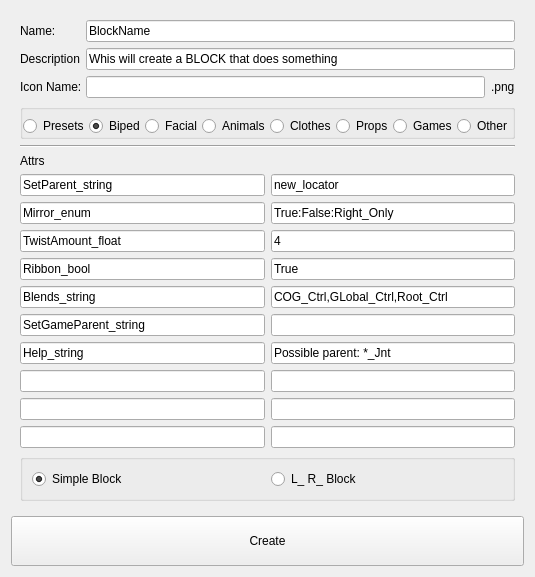
<?xml version="1.0" encoding="UTF-8"?>
<ui version="4.0">
 <class>Form</class>
 <widget class="QWidget" name="Form">
  <property name="geometry">
   <rect>
    <x>0</x>
    <y>0</y>
    <width>470</width>
    <height>576</height>
   </rect>
  </property>
  <property name="windowTitle">
   <string>Form</string>
  </property>
  <property name="styleSheet">
   <string notr="true">/*
 * TODO: Search buttons color (Replace, Replace and continue search)
 */

/*
 * Drop background color of most widgets
 */

QWidget, QStackedWidget,
QScrollArea, QAbstractScrollArea {
    background-color: transparent;
}

QApplication,
QMainWindow, QFrame, QDockWidget, QDialog, QFileDialog, QMessageBox,
QRadioButton,
QGroupBox::title, /* Need to set background becase must clear border behind label */
QMenuBar, QMenu, QMenu::item,
QComboBox QAbstractItemView,
QTreeView, QListWidget, QListView, QTableWidget, QTableView,
QTextEdit, QTextBrowser {
    background-color: #3c3f41; /*#004100;*/
    color: #bbbbbb;
}

/*
 * This is default values
 * Edit first if you want change appearance
 */

QLabel, QTabBar::tab, QMenuBar::item,
QGroupBox {
    background-color: transparent;
    color: #bbbbbb;
    selection-color: #bbbbbb;
}

/*
 * GroupBox and CheckBox
 *
 * TODO: ::indicator:indeterminate icons
 */

QGroupBox {
    border-top: 1px solid #2d2d2d;
    margin-top: 0.5em;
}
QGroupBox::title {
    subcontrol-origin: margin;
    subcontrol-position: top left;
    padding: 0 3px;
}
QGroupBox::indicator {
    width: 13px;
    height: 13px;
}
QGroupBox::indicator:unchecked {
    image: url(:/qmldesigner/images/checkbox_unchecked.png);
}
QGroupBox::indicator:unchecked:hover {
    image: url(:/qmldesigner/images/checkbox_unchecked_hover.png);
}
QGroupBox::indicator:unchecked:pressed {
    image: url(:/qmldesigner/images/checkbox_unchecked_pressed.png);
}
QGroupBox::indicator:checked {
    image: url(:/qmldesigner/images/checkbox_checked.png);
}
QGroupBox::indicator:checked:hover {
    image: url(:/qmldesigner/images/checkbox_checked_hover.png);
}
QGroupBox::indicator:checked:pressed {
    image: url(:/qmldesigner/images/checkbox_checked_pressed.png);
}
QGroupBox::indicator:indeterminate:hover {
    background-color: #2222bb;
    image: url(:/qmldesigner/images/checkbox_indeterminate_hover.png); /* TODO: There is no shuch image */
}
QGroupBox::indicator:indeterminate:pressed {
    background-color: #22bb22;
    image: url(:/qmldesigner/images/checkbox_indeterminate_pressed.png); /* TODO: There is no shuch image */
}


QLineEdit, QAbstractSpinBox, QComboBox, QPushButton {
    background-color: #45494a;
    /*background-color: rgba(255, 255, 255, 0.05);*/

    background-origin: border;
    border: 1px solid #646464;
    color: #bbbbbb;
    padding: 0px 1px 2px 3px;
    selection-background-color: #4b6eaf;
}/*:focus
{
    outline: 3px ridge #4e78a2;
    border-radius: 2px;
}
:edit-focus
{
    border: 1px solid red;
}*/
:read-only {
    background-color: transparent;
    border: 1px solid #535353;
    color: #999999;
}
:no-frame {
    border-width: 0;
}

/*
 * Any SpinBox (e.g. DoubleSpinbox)
 *
 * TODO: Icons not fit into the overall style
 */
QAbstractSpinBox::up-button {
    image: url(:/qmldesigner/images/spinup.png);
}
QAbstractSpinBox::up-button:hover {
    image: url(:/qmldesigner/images/spinup_hover.png);
}
QAbstractSpinBox::up-button:off {
    image: url(:/qmldesigner/images/spinup_off.png);
}
QAbstractSpinBox::up-button:pressed {
    image: url(:/qmldesigner/images/spinup_pressed.png);
}
QAbstractSpinBox::down-button {
    image: url(:/qmldesigner/images/spindown.png);
}
QAbstractSpinBox::down-button:hover {
    image: url(:/qmldesigner/images/spindown_hover.png);
}
QAbstractSpinBox::down-button:off {
    image: url(:/qmldesigner/images/spindown_off.png);
}
QAbstractSpinBox::down-button:pressed {
    image: url(:/qmldesigner/images/spindown_pressed.png);
}


/*
 * PushButton and Utils::QtColorButton
 *
 * TODO: Customize :pressed
 * FIXME: Outline is positioned around content, but should around padding
 */

QPushButton {

    outline: 0;
}
Utils--QtColorButton,
QPushButton {
    background-color: qlineargradient(x1: 0, y1: 0, x2: 0, y2: 1, stop: 0 #515658, stop: 1.0 #44494b);
    border: 1px solid #5f6161;
    border-radius: 2px;
}
Utils--QtColorButton:pressed,
QPushButton:pressed:hover {
    border-style: inset;
}
QPushButton:default {
    background-color: qlineargradient(x1: 0, y1: 0, x2: 0, y2: 1, stop: 0 #344a64, stop: 1.0 #263549);
}
Utils--QtColorButton:disabled,
QPushButton:disabled {
    background-color: transparent;
    color: #999999;
}
Utils--QtColorButton:open,
QPushButton:open {
    background-color: #4b6eaf;
}
QPushButton::menu-indicator  {
    subcontrol-origin: content;
    subcontrol-position: bottom right;
}

/*
 * ComboBox
 */
QComboBox {
    border-radius: 2px;
    min-width: 3em;
    padding: 0px 1px 2px 3px;
}
QComboBox:!editable {
    /*background-color: rgba(63, 113, 73, 0.2);*/
    /*background-color: #45494a;*/
    background-color: rgba(255, 255, 255, 0.05);
}
/*
QComboBox:!editable:on
QComboBox::drop-down:editable:on
QComboBox::drop-down:editable
*/
QComboBox:on {
    padding-top: 3px;
    padding-left: 4px;
}
QComboBox::down-arrow {
    image: url(:/qmldesigner/images/triangle_vert.png);
}
QComboBox::down-arrow:on {
    top: 1px;
    left: 1px;
}
QComboBox::drop-down {
    border-left: 1px solid #646464;
}
QComboBox QAbstractItemView {
    border: 1px solid red;/*black;*/
    /*selection-background-color: #d2d2d2;
    selection-color: #404040;
    show-decoration-selected: 1; /* make the selection span the entire width of the view */
}



/*
 * TabWidget and TabBar
 *
 * FIXME: Designer bottom tabbar problem
 * TODO: Customize QTabBar::tab:hover
 */
QTabWidget::tab-bar {
    /*position: relative;
    bottom: -1px;*/
}
QTabWidget::pane {
    background-color: transparent;
    border: 1px solid #323232;
}
QTabWidget::pane:top {
    top: -1px;
}
QTabWidget::pane:right {
    right: -1px;
}
QTabWidget::pane:bottom {
    bottom: -1px;
}
QTabWidget::pane:left {
    left: -1px;
}
QTabBar::tab {
    border: 1px solid #292b2d;
    min-width: 8ex;
    padding: 4px;
}
/*QTabBar::tab:hover {
    background-color: #4b6eaf;
}*/
QTabBar::tab:top {
    border-top-left-radius: 4px;
    border-top-right-radius: 4px;
}
QTabBar::tab:right {
    border-top-right-radius: 4px;
    border-bottom-right-radius: 4px;
}
QTabBar::tab:bottom {
    border-bottom-left-radius: 4px;
    border-bottom-right-radius: 4px;
}
QTabBar::tab:left {
    border-top-left-radius: 4px;
    border-bottom-left-radius: 4px;
}
QTabBar::tab:selected {
    background-color: #41516d;
}
QTabBar::tab:top:selected {
    border-bottom-color: #41516d;
}
QTabBar::tab:right:selected {
    border-left-color: #41516d;
}
QTabBar::tab:bottom:selected {
    border-top-color: #41516d;
}
QTabBar::tab:left:selected {
    border-right-color: #41516d;
}
QTabBar::tab:top:!selected {
    margin-top: 2px;
}
QTabBar::tab:right:!selected {
    margin-right: 2px;
}
QTabBar::tab:bottom:!selected {
    margin-bottom: 2px;
}
QTabBar::tab:left:!selected {
    margin-left: 2px;
}

/*
 * Table
 *
 * FIXME: Problem with arrows positioning workarounded in bad way
 * FIXME: Unknown problem Options &gt; FakeVim &gt; User Command Mapping
 * QT-BUG: Wrong behaviour property min-height of QHeaderView::section
 */

QTableWidget,
QTableView {
    /* This rule have more priority than previous?!
     * And overrides with empty if not declared! */
    /*background: red; /*transparent;*/
    /*color: #bbbbbb;*/

    border: 1px solid #323232;
    alternate-background-color: #414547; /* Dont work without setAlternatingRowColors(true) */
}
QTableView QTableCornerButton::section {
    background-color: green; /*FIXME*/
    border: 2px outset blue; /*FIXME*/
}
QHeaderView::section {
    background-color: qlineargradient(x1: 0, y1: 0, x2: 0, y2: 1, stop:0 #54585b, stop:1 #393c3e);
    color: #bbbbbb;
    padding: 1px 2px 1px 4px;

    border: 1px solid #323232;
    border-top-width: 0;
    border-left-color: #5e6163;
    border-right-color: #2a2c2d;

    /*min-height: 15px;*/
}
QHeaderView::section:hover {
    background-color: qlineargradient(x1: 0, y1: 0, x2: 0, y2: 1, stop:0 #64686b, stop:1 #494c4e);
    border-bottom-color: #424242;
}
QHeaderView::section:first {
    border-left-width: 0;
}
QHeaderView::section:last {
    border-right-width: 0;
}
QHeaderView::section:checked {
    background-color: red; /*FIXME*/
}
QHeaderView::down-arrow {
    image: url(:/qmldesigner/images/down_arrow.png);
    right: 7px;
}
QHeaderView::up-arrow {
    image: url(:/qmldesigner/images/up_arrow.png);
    /* image-position: right; Don't work */
    /*right: 7px; */
    height: 7px;
    width: 7px;
}

/*
 * Menu and MenuBar
 *
 * TODO: Customize toggleable items
 */
QMenuBar {
    /*background-color: #3c3f41; /* transparent don't work */
    border-bottom: 2px solid qlineargradient(x1: 0, y1: 0, x2: 0, y2: 1, stop:0 #282828, stop:1 #555555);
}
QMenuBar::item:pressed {
    background-color: #4b6eaf;
}
QMenuBar::item:selected:!pressed {
    background-color: #585b5d;
}
QMenu {
    border: 1px solid #2d2d2d;
}
/*QMenu::item {
    margin-left: 3px;
}*/
QMenu::item:disabled {
    color: #999999;
}
QMenu::item:selected {
    background-color: #4b6eaf;
}
QMenu::icon {
    border: 0px solid transparent;
    background-color: transparent;
}
QMenu::icon:checked {
    background-color: blue;
    border: 1px inset red;
    position: absolute;
    top: 1px;
    right: 1px;
    bottom: 1px;
    left: 1px;
}
QMenu::separator {
    height: 2px;
    background-color: qlineargradient(x1: 0, y1: 0, x2: 0, y2: 1, stop:0 #282a2b, stop:1 #45484b);
    margin: 0 1px;
}
/*QMenu::indicator {
    width: 13px;
    height: 13px;
    background-color: blue;
}*/


/*
 * Scroll bar modifications
 */
QScrollBar {
    background-color: transparent;
    margin: 0;
    height: 12px; /* for horizontal */
    width: 12px; /* for vertical */
}
QScrollBar::handle {
    border: 1px solid #555555;
    border-radius: 4px;
    margin: 1px;
}
QScrollBar::handle:vertical {
    background-color: qlineargradient(x1: 0, y1: 0, x2: 1, y2: 0, stop:0 #5c5c5c, stop:1 #515151);
    min-height: 20px;
    min-width: 8px;
}
QScrollBar::handle:vertical:hover {
    background-color: qlineargradient(x1: 0, y1: 0, x2: 1, y2: 0, stop:0 #666666, stop:1 #5b5b5b);
}
QScrollBar::handle:horizontal {
    background-color: qlineargradient(x1: 0, y1: 0, x2: 0, y2: 1, stop:0 #5c5c5c, stop:1 #515151);
    min-height: 8px;
    min-width: 20px;
}
QScrollBar::handle:horizontal:hover {
    background-color: qlineargradient(x1: 0, y1: 0, x2: 0, y2: 1, stop:0 #666666, stop:1 #5b5b5b);
}
QScrollBar::add-page:vertical, QScrollBar::sub-page:vertical,
QScrollBar::add-page:horizontal, QScrollBar::sub-page:horizontal {
    background-color: transparent;
}
/*QScrollBar::sub-page:vertical {
    max-height: 8px;
    margin-top: auto;
    margin-bottom: 0;
    background-color: purple;
    border-top-left-radius: 4px;
    border-top-right-radius: 4px;
}
QScrollBar::add-page:vertical {
    max-height: 8px;
    margin-top: 0;
    margin-bottom: auto;
    background-color: darkblue;
    border-bottom-left-radius: 4px;
    border-bottom-right-radius: 4px;
}*/
QScrollBar::add-line:vertical, QScrollBar::sub-line:vertical,
QScrollBar::add-line:horizontal, QScrollBar::sub-line:horizontal {
    height: 0;
    width: 0;
}

/*
 * Status bar
 */
/*
QStatusBar {
    background-color: brown;
    border: 1px solid brown;
}
QStatusBar::item {
    background-color: red;
    border: 1px solid red;
    border-radius: 3px;
}
QStatusBar QLabel {
    background-color: green;
    border: 3px solid green;
}
*/


/*
 * QAbstractItemView modifications
 *
 * TODO: ::indicator
 * TODO: Disable item icon selection mask
 * FIXME: Transparent selection background on some elements Options &gt; BlackBerry &gt; API Levels and Runtimes
 * QT-BUG: Strange behaviour of selection-* properties (always :!focus)
 */
QAbstractItemView {
    border: 1px solid #323232;
    selection-color: #bbbbbb;
    selection-background-color: #4b6eaf;
    alternate-background-color: #414547; /* Works only if setAlternatingRowColors(true) */
    show-decoration-selected: 1;
    outline: 0;
}
/*
QAbstractItemView:!focus {
    selection-background-color: #0d293e;
}
QTreeView::branch,
QAbstractItemView::item {
    border-width: 0;
}
*/
QAbstractItemView::item:alternate {
    background-color: #414547;
}
QListWidgetItem,
QTreeWidgetItem  {
    background-color: red;
    color: yellow;
    border: 1px solid purple;
}
QAbstractItemView::text {
    color: #bbbbbb;
}
QTreeView::branch:hover,
QAbstractItemView::item:hover {
    background-color: rgba(255, 255, 255, 0.05);
}
QTreeView::branch:selected:active,
QAbstractItemView::item:selected {
    background-color: #4b6eaf;
}
/* No way due to another bug :(
QTreeView::branch:selected:active,
QAbstractItemView::item:selected:active {
    background-color: #4b6eaf;
}
QTreeView::branch:selected:!active,
QAbstractItemView::item:selected:!active {
    background-color: #0d293e;
}
*/
QTreeView::branch:has-siblings:adjoins-item,
QTreeView::branch:has-siblings:!adjoins-item,
QTreeView::branch:!has-children:!has-siblings:adjoins-item {
    border-image: none;
    image: none;
}
QTreeView::branch:has-children:!has-siblings:closed,
QTreeView::branch:closed:has-children:has-siblings {
    border-image: none;
    image: url(:/qmldesigner/images/triangle_horz.png);
}
QTreeView::branch:open:has-children:!has-siblings,
QTreeView::branch:open:has-children:has-siblings {
    border-image: none;
    image: url(:/qmldesigner/images/triangle_vert.png);
}

/*
 * Tool bar
 */

QToolBar {
    border-width: 0; /* Cancels gradiend */
}


/*
 * ToolTip
 */

QToolTip, QTipLabel {
    border: 1px solid #9a9a66;
    border-radius: 3px;
    background: #5c5c42;
    color: #bbbbbb;
    margin: 0;
    padding: 0;
}

/*
 * Wizard dialog
 *
 * TODO: Buttons bar background
 */

QWizard &gt; QWidget {
    background-color: #3c3f41;
}

/* QT-BUG: Because QFrame { border-color: #323232; } has no effect */
Core--Internal--NewDialog &gt; QFrame#frame {
    border: 1px solid #323232;
}

/* vvvvvvvvvvvvvvvvvvvvvvvvvv WORKAROUND vvvvvvvvvvvvvvvvvvvvvvvvvv */
/* Related to:
 *   1) https://bugreports.qt-project.org/browse/QTCREATORBUG-12078
 *   2) https://codereview.qt-project.org/#/c/74538/
 * Because of bugs in QtGui, apllying stylesheet to QPlainTextEdit causes it
 * to lose font settings and palette on setParent event. So switching between
 * modes (Editor and Debug) or split Editor resets font and color of edit
 * and extra edit areas
 * To workaround this problems set you own peferred colors and font below
 */
QPlainTextEdit {
    background-color: #2b2b2b;
    selection-background-color: #214283;
    color: #bbbbbb;
    selection-color: #bbbbbb; /* No better workaround for this */
    font: 10pt Courier, Inconsolata, Monospace;
}
/*TextEditor--Internal--TextEditExtraArea*/
TextEditor--TextEditorWidget &gt; QWidget {
    background-color: #313335;
    selection-background-color: #4b6eaf;
    color: #bbbbbb; /* QT-BUG: Sadly this has no effect */
}
/* ^^^^^^^^^^^^^^^^^^^^^^^^^^ WORKAROUND ^^^^^^^^^^^^^^^^^^^^^^^^^^ */
</string>
  </property>
  <layout class="QGridLayout" name="gridLayout">
   <item row="0" column="0">
    <widget class="QFrame" name="frame">
     <layout class="QVBoxLayout" name="verticalLayout">
      <item>
       <layout class="QHBoxLayout" name="horizontalLayout_11">
        <property name="topMargin">
         <number>0</number>
        </property>
        <item>
         <widget class="QLabel" name="label_4">
          <property name="minimumSize">
           <size>
            <width>60</width>
            <height>0</height>
           </size>
          </property>
          <property name="maximumSize">
           <size>
            <width>60</width>
            <height>16777215</height>
           </size>
          </property>
          <property name="text">
           <string>Name:</string>
          </property>
         </widget>
        </item>
        <item>
         <widget class="QLineEdit" name="name_line">
          <property name="text">
           <string>BlockName</string>
          </property>
         </widget>
        </item>
       </layout>
      </item>
      <item>
       <layout class="QHBoxLayout" name="horizontalLayout_10">
        <property name="topMargin">
         <number>0</number>
        </property>
        <item>
         <widget class="QLabel" name="label_3">
          <property name="minimumSize">
           <size>
            <width>60</width>
            <height>0</height>
           </size>
          </property>
          <property name="maximumSize">
           <size>
            <width>60</width>
            <height>16777215</height>
           </size>
          </property>
          <property name="text">
           <string>Description:</string>
          </property>
         </widget>
        </item>
        <item>
         <widget class="QLineEdit" name="description_line">
          <property name="text">
           <string>Whis will create a BLOCK that does something</string>
          </property>
         </widget>
        </item>
       </layout>
      </item>
      <item>
       <layout class="QHBoxLayout" name="horizontalLayout_9">
        <property name="topMargin">
         <number>0</number>
        </property>
        <item>
         <widget class="QLabel" name="label_2">
          <property name="minimumSize">
           <size>
            <width>60</width>
            <height>0</height>
           </size>
          </property>
          <property name="maximumSize">
           <size>
            <width>60</width>
            <height>16777215</height>
           </size>
          </property>
          <property name="text">
           <string>Icon Name:</string>
          </property>
         </widget>
        </item>
        <item>
         <widget class="QLineEdit" name="icon_line"/>
        </item>
        <item>
         <widget class="QLabel" name="label_5">
          <property name="text">
           <string>.png</string>
          </property>
         </widget>
        </item>
       </layout>
      </item>
      <item>
       <layout class="QHBoxLayout" name="horizontalLayout_12">
        <property name="topMargin">
         <number>0</number>
        </property>
       </layout>
      </item>
      <item>
       <widget class="QGroupBox" name="groupBox">
        <property name="styleSheet">
         <string notr="true">background-color: none;</string>
        </property>
        <property name="title">
         <string/>
        </property>
        <layout class="QGridLayout" name="gridLayout_2">
         <property name="leftMargin">
          <number>0</number>
         </property>
         <property name="topMargin">
          <number>6</number>
         </property>
         <property name="rightMargin">
          <number>0</number>
         </property>
         <property name="bottomMargin">
          <number>0</number>
         </property>
         <property name="spacing">
          <number>0</number>
         </property>
         <item row="0" column="2">
          <widget class="QRadioButton" name="facial_radio">
           <property name="text">
            <string>Facial</string>
           </property>
          </widget>
         </item>
         <item row="0" column="1">
          <widget class="QRadioButton" name="biped_radio">
           <property name="text">
            <string>Biped</string>
           </property>
           <property name="checked">
            <bool>true</bool>
           </property>
          </widget>
         </item>
         <item row="0" column="3">
          <widget class="QRadioButton" name="animals_radio">
           <property name="text">
            <string>Animals</string>
           </property>
          </widget>
         </item>
         <item row="0" column="5">
          <widget class="QRadioButton" name="props_radio">
           <property name="text">
            <string>Props</string>
           </property>
          </widget>
         </item>
         <item row="0" column="0">
          <widget class="QRadioButton" name="presets_radio">
           <property name="text">
            <string>Presets</string>
           </property>
          </widget>
         </item>
         <item row="0" column="4">
          <widget class="QRadioButton" name="clothes_radio">
           <property name="text">
            <string>Clothes</string>
           </property>
          </widget>
         </item>
         <item row="0" column="7">
          <widget class="QRadioButton" name="other_radio">
           <property name="text">
            <string>Other</string>
           </property>
          </widget>
         </item>
         <item row="0" column="6">
          <widget class="QRadioButton" name="games_radio">
           <property name="text">
            <string>Games</string>
           </property>
          </widget>
         </item>
        </layout>
       </widget>
      </item>
      <item>
       <widget class="Line" name="line">
        <property name="orientation">
         <enum>Qt::Horizontal</enum>
        </property>
       </widget>
      </item>
      <item>
       <widget class="QLabel" name="label">
        <property name="text">
         <string>Attrs</string>
        </property>
       </widget>
      </item>
      <item>
       <layout class="QHBoxLayout" name="horizontalLayout">
        <item>
         <widget class="QLineEdit" name="attr_name_1">
          <property name="text">
           <string>SetParent_string</string>
          </property>
         </widget>
        </item>
        <item>
         <widget class="QLineEdit" name="attr_settings_1">
          <property name="text">
           <string>new_locator</string>
          </property>
         </widget>
        </item>
       </layout>
      </item>
      <item>
       <layout class="QHBoxLayout" name="horizontalLayout_2">
        <item>
         <widget class="QLineEdit" name="attr_name_2">
          <property name="text">
           <string>Mirror_enum</string>
          </property>
         </widget>
        </item>
        <item>
         <widget class="QLineEdit" name="attr_settings_2">
          <property name="text">
           <string>True:False:Right_Only</string>
          </property>
         </widget>
        </item>
       </layout>
      </item>
      <item>
       <layout class="QHBoxLayout" name="horizontalLayout_3">
        <item>
         <widget class="QLineEdit" name="attr_name_3">
          <property name="text">
           <string>TwistAmount_float</string>
          </property>
         </widget>
        </item>
        <item>
         <widget class="QLineEdit" name="attr_settings_3">
          <property name="text">
           <string>4</string>
          </property>
         </widget>
        </item>
       </layout>
      </item>
      <item>
       <layout class="QHBoxLayout" name="horizontalLayout_4">
        <item>
         <widget class="QLineEdit" name="attr_name_4">
          <property name="text">
           <string>Ribbon_bool</string>
          </property>
         </widget>
        </item>
        <item>
         <widget class="QLineEdit" name="attr_settings_4">
          <property name="text">
           <string>True</string>
          </property>
         </widget>
        </item>
       </layout>
      </item>
      <item>
       <layout class="QHBoxLayout" name="horizontalLayout_5">
        <item>
         <widget class="QLineEdit" name="attr_name_5">
          <property name="text">
           <string>Blends_string</string>
          </property>
         </widget>
        </item>
        <item>
         <widget class="QLineEdit" name="attr_settings_5">
          <property name="text">
           <string>COG_Ctrl,GLobal_Ctrl,Root_Ctrl</string>
          </property>
         </widget>
        </item>
       </layout>
      </item>
      <item>
       <layout class="QHBoxLayout" name="horizontalLayout_6">
        <item>
         <widget class="QLineEdit" name="attr_name_6">
          <property name="text">
           <string>SetGameParent_string</string>
          </property>
         </widget>
        </item>
        <item>
         <widget class="QLineEdit" name="attr_settings_6"/>
        </item>
       </layout>
      </item>
      <item>
       <layout class="QHBoxLayout" name="horizontalLayout_7">
        <item>
         <widget class="QLineEdit" name="attr_name_7">
          <property name="text">
           <string>Help_string</string>
          </property>
         </widget>
        </item>
        <item>
         <widget class="QLineEdit" name="attr_settings_7">
          <property name="text">
           <string>Possible parent: *_Jnt </string>
          </property>
         </widget>
        </item>
       </layout>
      </item>
      <item>
       <layout class="QHBoxLayout" name="horizontalLayout_16">
        <property name="topMargin">
         <number>0</number>
        </property>
        <item>
         <widget class="QLineEdit" name="attr_name_8"/>
        </item>
        <item>
         <widget class="QLineEdit" name="attr_settings_8"/>
        </item>
       </layout>
      </item>
      <item>
       <layout class="QHBoxLayout" name="horizontalLayout_14">
        <property name="topMargin">
         <number>0</number>
        </property>
        <item>
         <widget class="QLineEdit" name="attr_name_9"/>
        </item>
        <item>
         <widget class="QLineEdit" name="attr_settings_9"/>
        </item>
       </layout>
      </item>
      <item>
       <layout class="QHBoxLayout" name="horizontalLayout_15">
        <property name="topMargin">
         <number>0</number>
        </property>
        <item>
         <widget class="QLineEdit" name="attr_name_10"/>
        </item>
        <item>
         <widget class="QLineEdit" name="attr_settings_10"/>
        </item>
       </layout>
      </item>
      <item>
       <widget class="QGroupBox" name="horizontalGroupBox">
        <layout class="QHBoxLayout" name="horizontalLayout_17">
         <item>
          <widget class="QRadioButton" name="simple_block">
           <property name="text">
            <string>Simple Block</string>
           </property>
           <property name="checked">
            <bool>true</bool>
           </property>
          </widget>
         </item>
         <item>
          <widget class="QRadioButton" name="sides_block">
           <property name="text">
            <string>L_ R_ Block</string>
           </property>
          </widget>
         </item>
        </layout>
       </widget>
      </item>
     </layout>
    </widget>
   </item>
   <item row="1" column="0">
    <layout class="QHBoxLayout" name="horizontalLayout_8">
     <property name="topMargin">
      <number>0</number>
     </property>
     <item>
      <widget class="QPushButton" name="create_button">
       <property name="minimumSize">
        <size>
         <width>50</width>
         <height>50</height>
        </size>
       </property>
       <property name="text">
        <string>Create</string>
       </property>
      </widget>
     </item>
    </layout>
   </item>
  </layout>
 </widget>
 <resources/>
 <connections/>
</ui>
